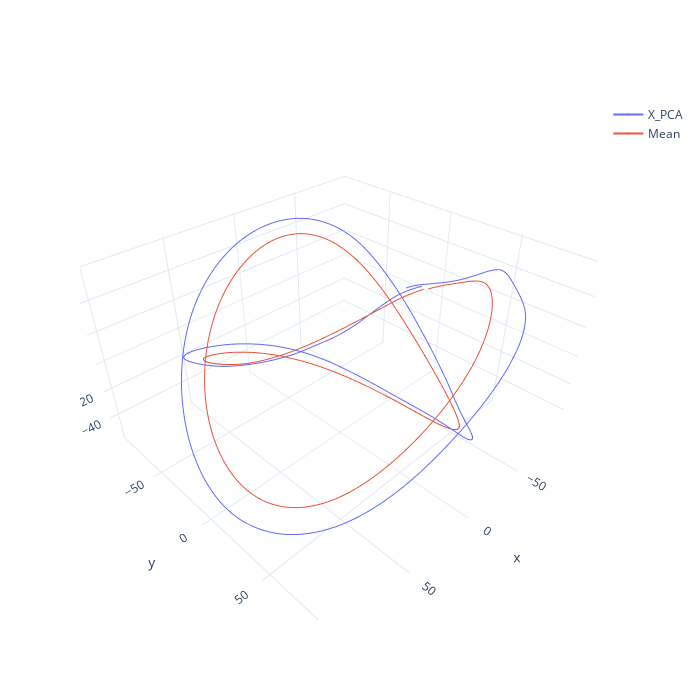

Notebook cell for this chart:
### Code cell
fig_2 = go.Figure()
fig_2.update_layout(autosize=False, width=700, height=700)
fig_2.add_trace(go.Scatter3d(x=X_PCA[:460,0],
                             y=X_PCA[:460,1],
                             z=X_PCA[:460,2],
                             marker=dict(size=0.1,line=dict(width=0.01)),
                             name = 'X_PCA'
                            )
                )
fig_2.add_trace(go.Scatter3d(x=X_mean[:,0],
                             y=X_mean[:,1],
                             z=X_mean[:,2],
                             marker=dict(size=0.1,line=dict(width=0.01)),
                             name = 'Mean'
                            )
                )
fig_2.layout.template = 'plotly_white'
fig_2.show()

### Figure 1 — Plotly figure (JSON) as saved in the notebook; plotly's stock layout.template omitted (floating-point values rounded to 4 significant figures; data arrays with more than 128 entries replaced by an {"elided": "..."} marker saying what was removed)
{"data": [{"marker": {"line": {"width": 0.01}, "size": 0.1}, "name": "X_PCA", "type": "scatter3d", "x": {"elided": "460 float values"}, "y": {"elided": "460 float values"}, "z": {"elided": "460 float values"}}, {"marker": {"line": {"width": 0.01}, "size": 0.1}, "name": "Mean", "type": "scatter3d", "x": {"elided": "460 float values"}, "y": {"elided": "460 float values"}, "z": {"elided": "460 float values"}}], "layout": {"autosize": false, "height": 700, "width": 700}}
